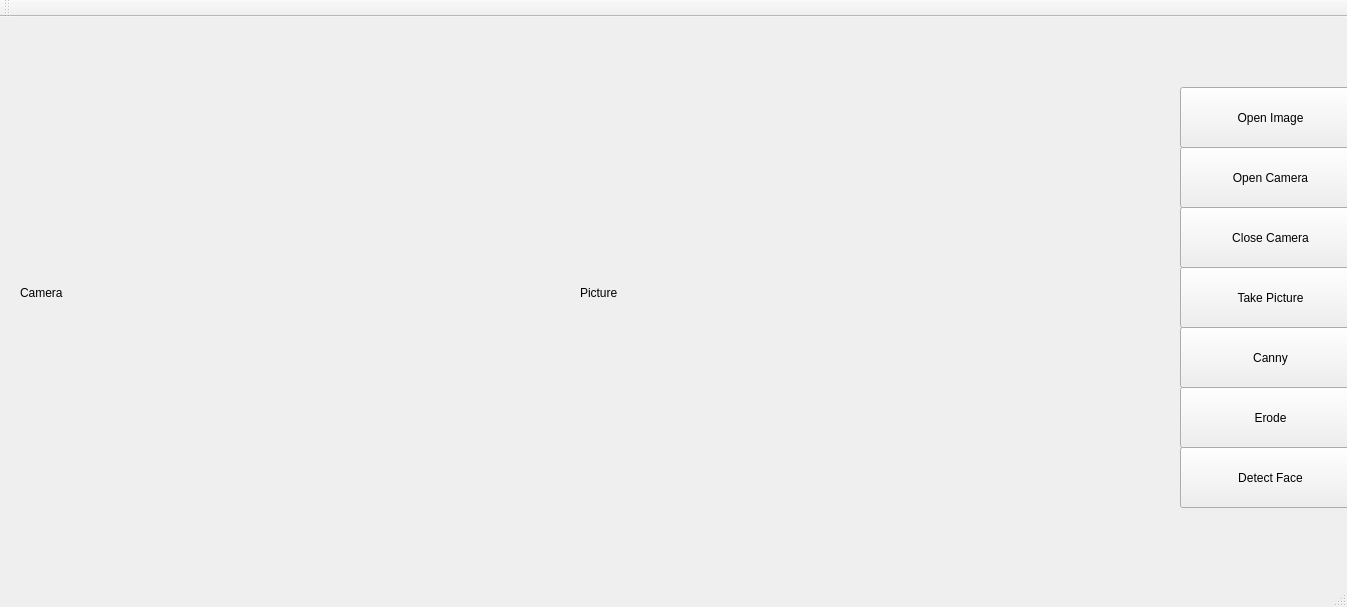
<?xml version="1.0" encoding="UTF-8"?>
<ui version="4.0">
 <class>MainWindow</class>
 <widget class="QMainWindow" name="MainWindow">
  <property name="geometry">
   <rect>
    <x>0</x>
    <y>0</y>
    <width>1347</width>
    <height>607</height>
   </rect>
  </property>
  <property name="windowTitle">
   <string>MainWindow</string>
  </property>
  <widget class="QWidget" name="centralWidget">
   <widget class="QLabel" name="label_camera">
    <property name="geometry">
     <rect>
      <x>20</x>
      <y>40</y>
      <width>551</width>
      <height>471</height>
     </rect>
    </property>
    <property name="text">
     <string>Camera</string>
    </property>
   </widget>
   <widget class="QLabel" name="label_picture">
    <property name="geometry">
     <rect>
      <x>580</x>
      <y>40</y>
      <width>551</width>
      <height>471</height>
     </rect>
    </property>
    <property name="text">
     <string>Picture</string>
    </property>
   </widget>
   <widget class="QPushButton" name="pushButton_openImage">
    <property name="geometry">
     <rect>
      <x>1180</x>
      <y>70</y>
      <width>181</width>
      <height>61</height>
     </rect>
    </property>
    <property name="text">
     <string>Open Image</string>
    </property>
   </widget>
   <widget class="QPushButton" name="pushButton_erode">
    <property name="geometry">
     <rect>
      <x>1180</x>
      <y>370</y>
      <width>181</width>
      <height>61</height>
     </rect>
    </property>
    <property name="text">
     <string>Erode</string>
    </property>
   </widget>
   <widget class="QPushButton" name="pushButton_takepicture">
    <property name="geometry">
     <rect>
      <x>1180</x>
      <y>250</y>
      <width>181</width>
      <height>61</height>
     </rect>
    </property>
    <property name="text">
     <string>Take Picture</string>
    </property>
   </widget>
   <widget class="QPushButton" name="pushButton_camera">
    <property name="geometry">
     <rect>
      <x>1180</x>
      <y>130</y>
      <width>181</width>
      <height>61</height>
     </rect>
    </property>
    <property name="text">
     <string>Open Camera</string>
    </property>
   </widget>
   <widget class="QPushButton" name="pushButton_detectFace">
    <property name="geometry">
     <rect>
      <x>1180</x>
      <y>430</y>
      <width>181</width>
      <height>61</height>
     </rect>
    </property>
    <property name="text">
     <string>Detect Face</string>
    </property>
   </widget>
   <widget class="QPushButton" name="pushButton_canny">
    <property name="geometry">
     <rect>
      <x>1180</x>
      <y>310</y>
      <width>181</width>
      <height>61</height>
     </rect>
    </property>
    <property name="text">
     <string>Canny</string>
    </property>
   </widget>
   <widget class="QPushButton" name="pushButton_closecamera">
    <property name="geometry">
     <rect>
      <x>1180</x>
      <y>190</y>
      <width>181</width>
      <height>61</height>
     </rect>
    </property>
    <property name="text">
     <string>Close Camera</string>
    </property>
   </widget>
  </widget>
  <widget class="QMenuBar" name="menuBar">
   <property name="geometry">
    <rect>
     <x>0</x>
     <y>0</y>
     <width>1347</width>
     <height>26</height>
    </rect>
   </property>
  </widget>
  <widget class="QToolBar" name="mainToolBar">
   <attribute name="toolBarArea">
    <enum>TopToolBarArea</enum>
   </attribute>
   <attribute name="toolBarBreak">
    <bool>false</bool>
   </attribute>
  </widget>
  <widget class="QStatusBar" name="statusBar"/>
 </widget>
 <layoutdefault spacing="6" margin="11"/>
 <resources/>
 <connections/>
</ui>
